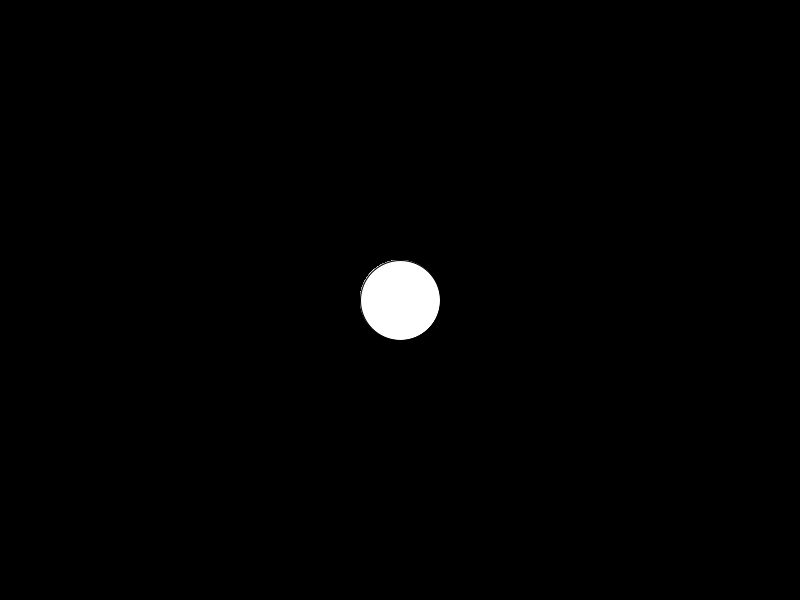
Frame 1 (no input)
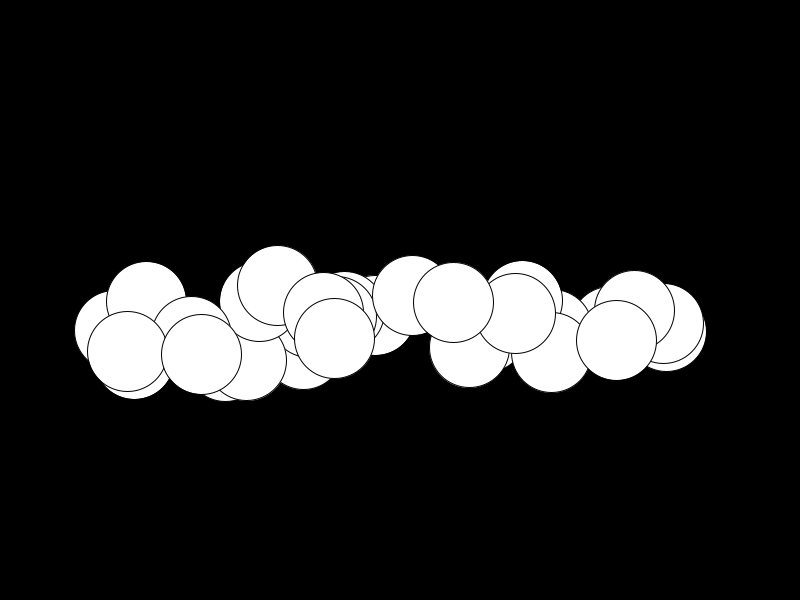
Frame 60 (the mouse pressed at the canvas centre just before this capture)
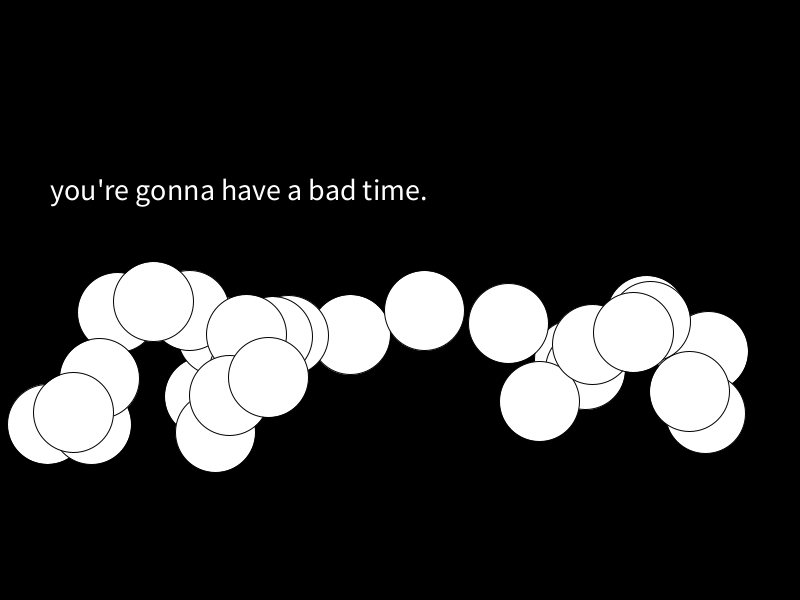
Frame 120 (the mouse held since frame 60 and released just before this capture)

The Processing sketch that drew these frames (run headless with seeded random() and noise(); from frame 60 on, the mouse is pressed at the canvas centre):

// Processing sketch: GravityBallCode
// ── GravityBallCode.pde
//declare variables
int balls = 30;
float[] x = new float [balls]; 
float[] y = new float[balls];
float[] velX = new float[balls];
float[] velY = new float[balls];
float[] diam = new float[balls];
float gravity;

void setup() {
  //set size of canvas
  size(800, 600);

  //initialize variables
  for(int i = 0; i < balls; i++){
  x[i] = width/2;
  y[i] = height/2;
  diam[i] = 80;
  velX[i] = random(-5, 5);
  velY[i] = random(-5, 5);
  gravity = .5;
  }
}

void draw() {
  //draw background to cover previous frame
  background(0);
  textSize(30);
  for (int i = 0; i < balls; i++){

  //draw ball
  ellipse(x[i], y[i], diam[i], diam[i]);

  //add velocity to position
  velY[i] += gravity;
  x[i] += velX[i];
  y[i] += velY[i];
  //add acceleration


  //bounce ball if it hits walls
  if (x[i] + diam[i]/2 >= width) {
    velX[i] = -abs(velX[i]);    //if the ball hits the right wall, assign x velocity the negative version of itself
  } else if (x[i] - diam[i]/2 <= 0) {
    velX[i] = abs(velX[i]);     //if the ball hits the left wall, assign x velocity the positive version of itself
  }
  if (y[i] + diam[i]/2 >= height) {
    velY[i] = -abs(velY[i]);
  } else if (y[i] - diam[i]/2 <= 0) {
    velY[i] = abs(velY[i]);
  }
  if (y[i] + diam[i]/2 >= height){
    y[i] = height - diam[i]/2; //when ball stops bouncing, it rolls on the surface
  }
  if (dist(mouseX,mouseY,x[i],y[i]) <= diam[i]/2){
    text("you're gonna have a bad time.", 50, 200);
  }
  }
}
